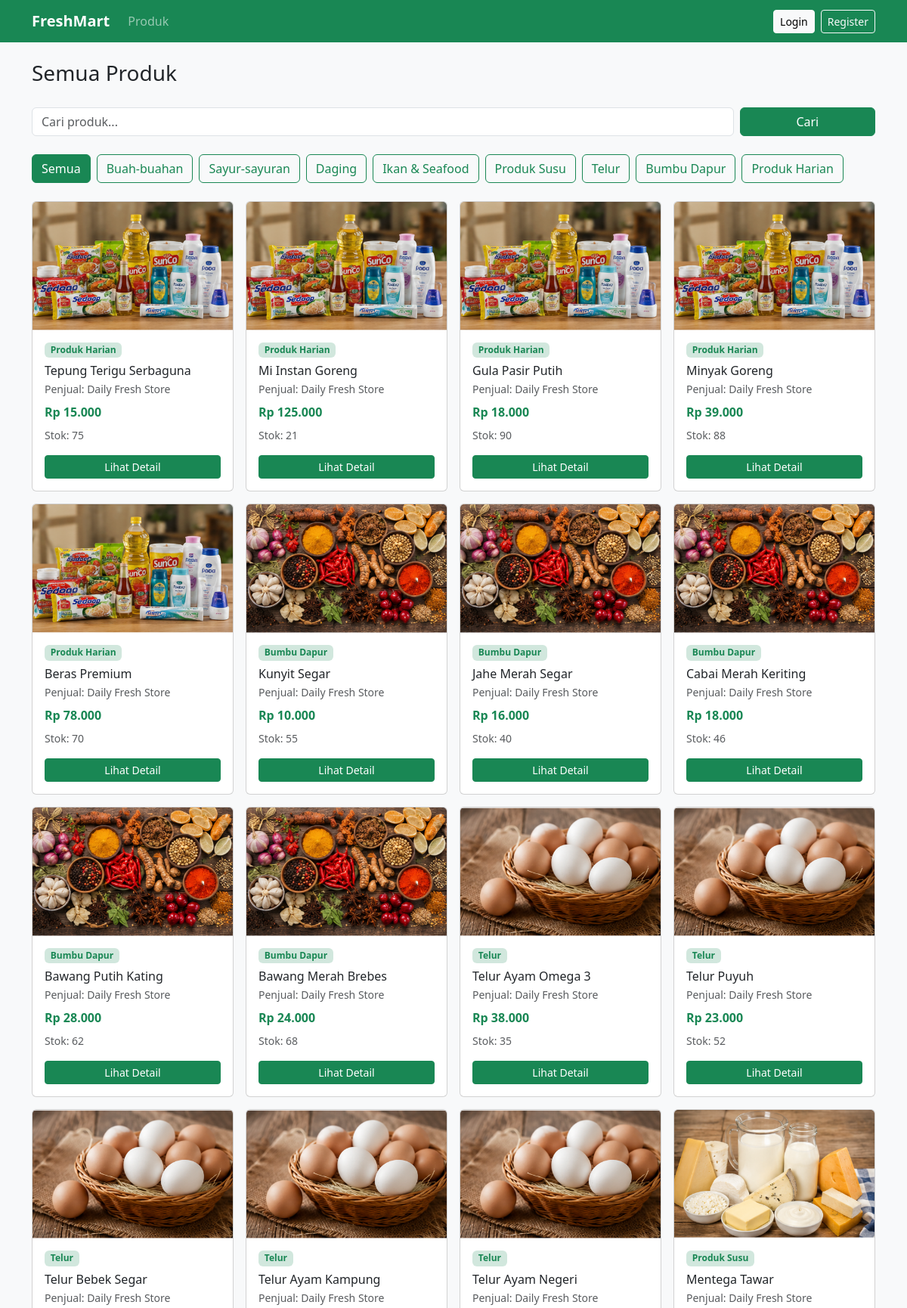
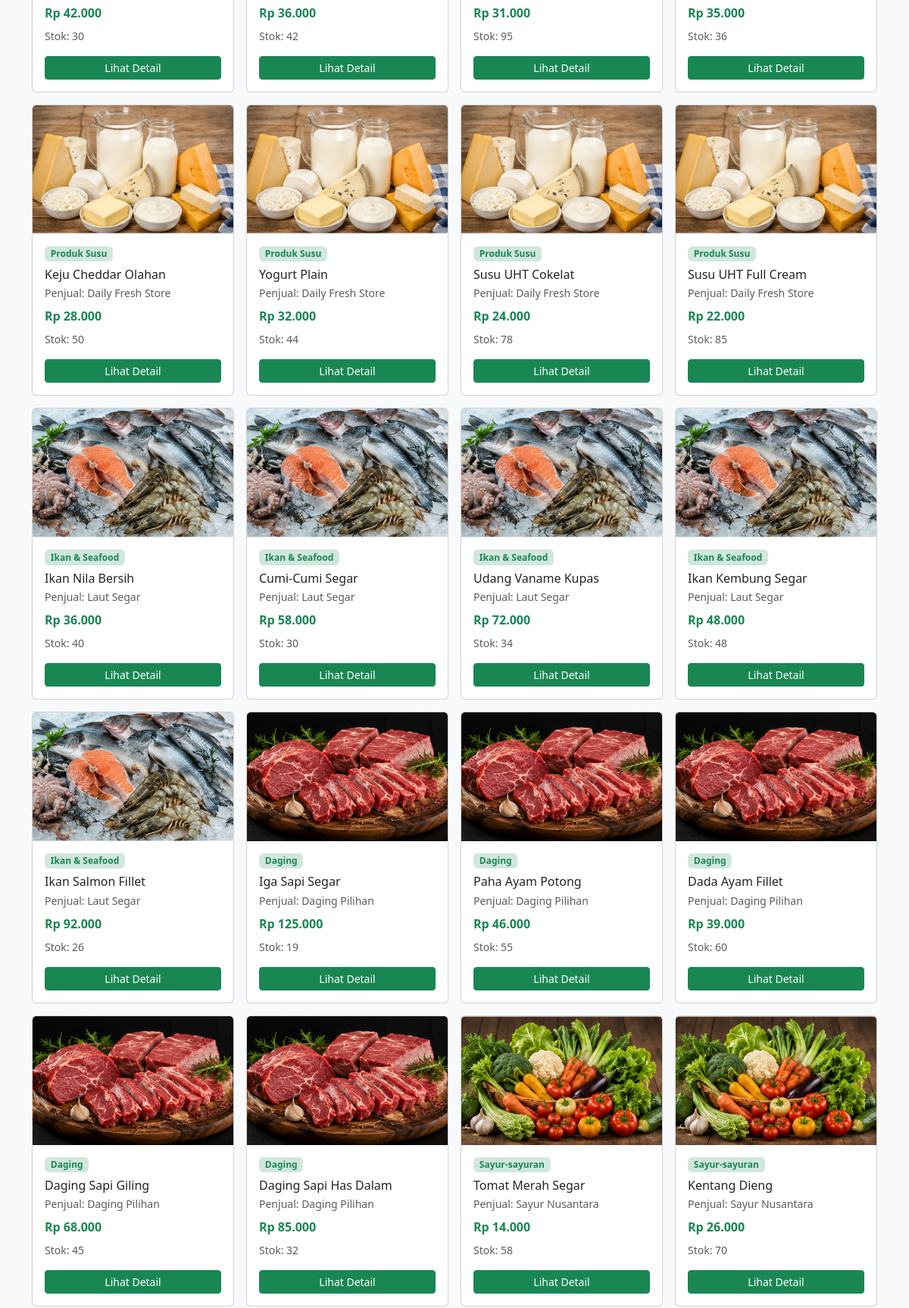
The page /index.php?page=products (upper part) on the database its author committed (2 pictures, top to bottom).
### tables this page shows
CREATE TABLE `products` (
  `id` int(11) NOT NULL,
  `seller_id` int(11) NOT NULL,
  `category_id` int(11) NOT NULL,
  `name` varchar(150) NOT NULL,
  `weight_size` varchar(100) DEFAULT NULL,
  `description` text DEFAULT NULL,
  `price` decimal(12,2) NOT NULL,
  `stock` int(11) NOT NULL DEFAULT 0,
  `image` varchar(255) DEFAULT 'default-product.png'
);

CREATE TABLE `categories` (
  `id` int(11) NOT NULL,
  `name` varchar(100) NOT NULL,
  `description` text DEFAULT NULL
);

CREATE TABLE `users` (
  `id` int(11) NOT NULL,
  `name` varchar(100) NOT NULL,
  `email` varchar(100) NOT NULL,
  `password` varchar(255) NOT NULL,
  `role` enum('buyer','seller','admin') NOT NULL DEFAULT 'buyer',
  `seller_status` enum('pending','approved','rejected') DEFAULT 'approved',
  `created_at` datetime DEFAULT current_timestamp()
);

### src/views/public/products.php (the view, shortened to what this page needs)
<div class="d-flex justify-content-between align-items-center mb-4">
    <div>
        <h3 class="mb-1">
            <?php if (!empty($category)): ?>
                Produk <?= e($category) ?>
            <?php else: ?>
                Semua Produk
            <?php endif; ?>
        </h3>
    </div>
</div>
<form action="index.php" method="GET" class="row g-2 mb-4">
    <div class="col-md-10">
        <input type="text" name="q" class="form-control" placeholder="Cari produk..." value="<?= e($keyword ?? '') ?>">
    </div>
    <div class="col-md-2">
        <button type="submit" class="btn btn-success w-100">
            Cari
        </button>
    </div>
</form>
<div class="mb-4">
    <div class="d-flex flex-wrap gap-2">
        <a href="index.php?page=products" class="btn <?= empty($category) ? 'btn-success' : 'btn-outline-success' ?>">
            Semua
        </a>
        <a href="index.php?page=products&category=<?= urlencode('Buah-buahan') ?>"
            class="btn <?= ($category ?? '') === 'Buah-buahan' ? 'btn-success' : 'btn-outline-success' ?>">
            Buah-buahan
        </a>
        <a href="index.php?page=products&category=<?= urlencode('Sayur-sayuran') ?>"
            class="btn <?= ($category ?? '') === 'Sayur-sayuran' ? 'btn-success' : 'btn-outline-success' ?>">
            Sayur-sayuran
        </a>
        <a href="index.php?page=products&category=<?= urlencode('Daging') ?>"
            class="btn <?= ($category ?? '') === 'Daging' ? 'btn-success' : 'btn-outline-success' ?>">
            Daging
        </a>
        <a href="index.php?page=products&category=<?= urlencode('Ikan & Seafood') ?>"
            class="btn <?= ($category ?? '') === 'Ikan & Seafood' ? 'btn-success' : 'btn-outline-success' ?>">
            Ikan & Seafood
        </a>
        <a href="index.php?page=products&category=<?= urlencode('Produk Susu') ?>"
            class="btn <?= ($category ?? '') === 'Produk Susu' ? 'btn-success' : 'btn-outline-success' ?>">
            Produk Susu
        </a>
        <a href="index.php?page=products&category=<?= urlencode('Telur') ?>"
            class="btn <?= ($category ?? '') === 'Telur' ? 'btn-success' : 'btn-outline-success' ?>">
            Telur
        </a>
        <a href="index.php?page=products&category=<?= urlencode('Bumbu Dapur') ?>"
            class="btn <?= ($category ?? '') === 'Bumbu Dapur' ? 'btn-success' : 'btn-outline-success' ?>">
            Bumbu Dapur
        </a>
        <a href="index.php?page=products&category=<?= urlencode('Produk Harian') ?>"
            class="btn <?= ($category ?? '') === 'Produk Harian' ? 'btn-success' : 'btn-outline-success' ?>">
            Produk Harian
        </a>
    </div>
</div>
<div class="row g-3">
    <?php if ($products && mysqli_num_rows($products) > 0): ?>
        <?php while ($p = mysqli_fetch_assoc($products)): ?>
            <div class="col-6 col-md-4 col-lg-3">
                <div class="card product-card h-100">
                    <img src="src/uploads/products/<?= e($p['image']) ?>" class="card-img-top" alt="<?= e($p['name']) ?>">
                    <div class="card-body d-flex flex-column">
                        <span class="badge bg-success-subtle text-success align-self-start">
                            <?= e($p['category'] ?? 'Tanpa Kategori') ?>
                        </span>
                        <h6 class="mt-2 mb-1">
                            <?= e($p['name']) ?>
                        </h6>
                        <?php if (!empty($p['seller_name'])): ?>
                            <small class="text-muted mb-2">
                                Penjual: <?= e($p['seller_name']) ?>
                            </small>
                        <?php endif; ?>
                        <p class="fw-bold text-success mb-2">
                            <?= money($p['price']) ?>
                        </p>
                        <p class="small text-muted">
                            Stok: <?= (int) $p['stock'] ?>
                        </p>
                        <a href="index.php?page=product-detail&id=<?= (int) $p['id'] ?>"
                            class="btn btn-success btn-sm w-100 mt-auto">
                            Lihat Detail
                        </a>
                    </div>
                </div>
            </div>
        <?php endwhile; ?>
    <?php endif; ?>
</div>

### src/assets/css/style.css (style rules this page uses)
body { background: #f8f9fa }
.product-card img { height: 170px; object-fit: cover; background: #eee }
.product-card { transition: .2s }
.card-img-top { height: 180px; object-fit: cover }

### rows shown on the page
products: image (picture), category.name "Produk Harian", name "Tepung Terigu Serbaguna", seller.name "Daily Fresh Store", price "Rp 15.000", stock "75"
products: image (picture), category.name "Produk Harian", name "Mi Instan Goreng", seller.name "Daily Fresh Store", price "Rp 125.000", stock "21"
products: image (picture), category.name "Produk Harian", name "Gula Pasir Putih", seller.name "Daily Fresh Store", price "Rp 18.000", stock "90"
products: image (picture), category.name "Produk Harian", name "Minyak Goreng", seller.name "Daily Fresh Store", price "Rp 39.000", stock "88"
products: image (picture), category.name "Produk Harian", name "Beras Premium", seller.name "Daily Fresh Store", price "Rp 78.000", stock "70"
products: image (picture), category.name "Bumbu Dapur", name "Kunyit Segar", seller.name "Daily Fresh Store", price "Rp 10.000", stock "55"
products: image (picture), category.name "Bumbu Dapur", name "Jahe Merah Segar", seller.name "Daily Fresh Store", price "Rp 16.000", stock "40"
products: image (picture), category.name "Bumbu Dapur", name "Cabai Merah Keriting", seller.name "Daily Fresh Store", price "Rp 18.000", stock "46"
products: image (picture), category.name "Bumbu Dapur", name "Bawang Putih Kating", seller.name "Daily Fresh Store", price "Rp 28.000", stock "62"
products: image (picture), category.name "Bumbu Dapur", name "Bawang Merah Brebes", seller.name "Daily Fresh Store", price "Rp 24.000", stock "68"
products: image (picture), category.name "Telur", name "Telur Ayam Omega 3", seller.name "Daily Fresh Store", price "Rp 38.000", stock "35"
products: image (picture), category.name "Telur", name "Telur Puyuh", seller.name "Daily Fresh Store", price "Rp 23.000", stock "52"
products: image (picture), category.name "Telur", name "Telur Bebek Segar", seller.name "Daily Fresh Store", price "Rp 42.000", stock "30"
products: image (picture), category.name "Telur", name "Telur Ayam Kampung", seller.name "Daily Fresh Store", price "Rp 36.000", stock "42"
products: image (picture), category.name "Telur", name "Telur Ayam Negeri", seller.name "Daily Fresh Store", price "Rp 31.000", stock "95"
products: image (picture), category.name "Produk Susu", name "Mentega Tawar", seller.name "Daily Fresh Store", price "Rp 35.000", stock "36"
products: image (picture), category.name "Produk Susu", name "Keju Cheddar Olahan", seller.name "Daily Fresh Store", price "Rp 28.000", stock "50"
products: image (picture), category.name "Produk Susu", name "Yogurt Plain", seller.name "Daily Fresh Store", price "Rp 32.000", stock "44"
products: image (picture), category.name "Produk Susu", name "Susu UHT Cokelat", seller.name "Daily Fresh Store", price "Rp 24.000", stock "78"
products: image (picture), category.name "Produk Susu", name "Susu UHT Full Cream", seller.name "Daily Fresh Store", price "Rp 22.000", stock "85"
products: image (picture), category.name "Ikan & Seafood", name "Ikan Nila Bersih", seller.name "Laut Segar", price "Rp 36.000", stock "40"
products: image (picture), category.name "Ikan & Seafood", name "Cumi-Cumi Segar", seller.name "Laut Segar", price "Rp 58.000", stock "30"
products: image (picture), category.name "Ikan & Seafood", name "Udang Vaname Kupas", seller.name "Laut Segar", price "Rp 72.000", stock "34"
products: image (picture), category.name "Ikan & Seafood", name "Ikan Kembung Segar", seller.name "Laut Segar", price "Rp 48.000", stock "48"
products: image (picture), category.name "Ikan & Seafood", name "Ikan Salmon Fillet", seller.name "Laut Segar", price "Rp 92.000", stock "26"
products: image (picture), category.name "Daging", name "Iga Sapi Segar", seller.name "Daging Pilihan", price "Rp 125.000", stock "19"
products: image (picture), category.name "Daging", name "Paha Ayam Potong", seller.name "Daging Pilihan", price "Rp 46.000", stock "55"
products: image (picture), category.name "Daging", name "Dada Ayam Fillet", seller.name "Daging Pilihan", price "Rp 39.000", stock "60"
products: image (picture), category.name "Daging", name "Daging Sapi Giling", seller.name "Daging Pilihan", price "Rp 68.000", stock "45"
products: image (picture), category.name "Daging", name "Daging Sapi Has Dalam", seller.name "Daging Pilihan", price "Rp 85.000", stock "32"
products: image (picture), category.name "Sayur-sayuran", name "Tomat Merah Segar", seller.name "Sayur Nusantara", price "Rp 14.000", stock "58"
products: image (picture), category.name "Sayur-sayuran", name "Kentang Dieng", seller.name "Sayur Nusantara", price "Rp 26.000", stock "70"
